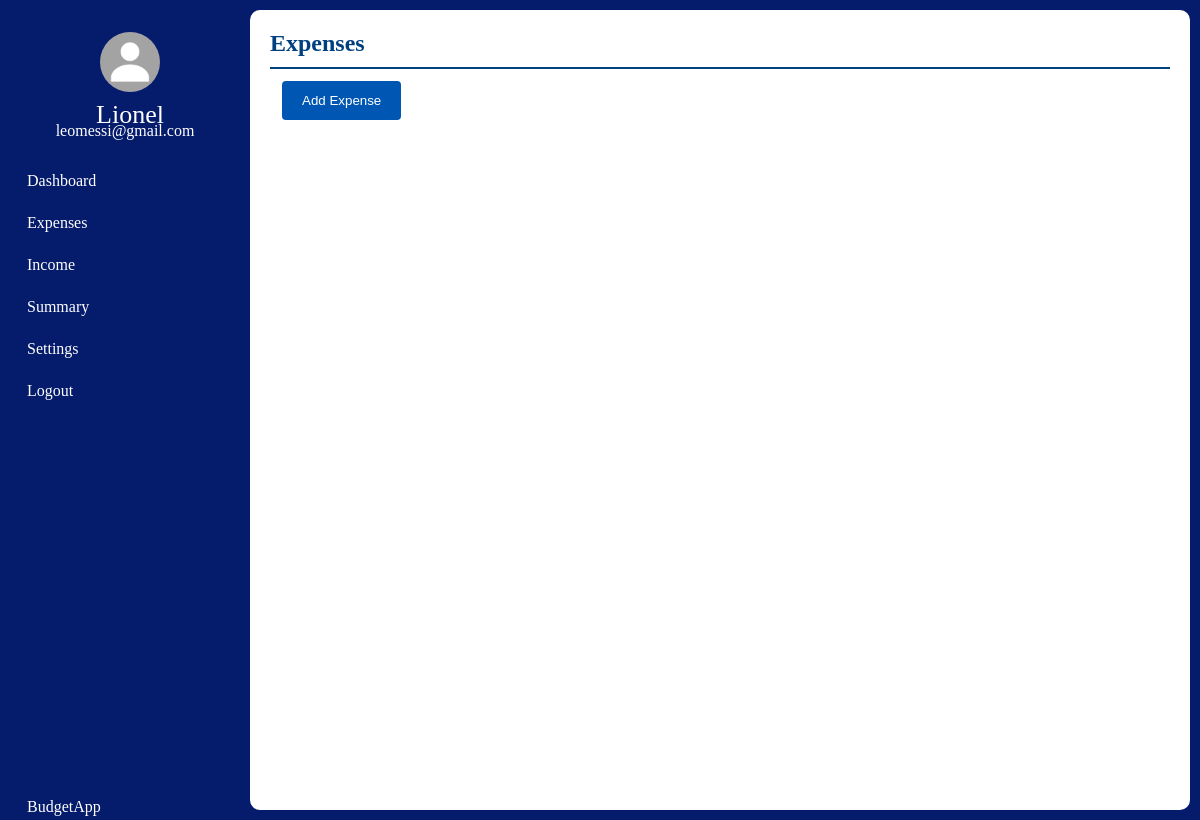
Before: /expenses/2 with the older database file.
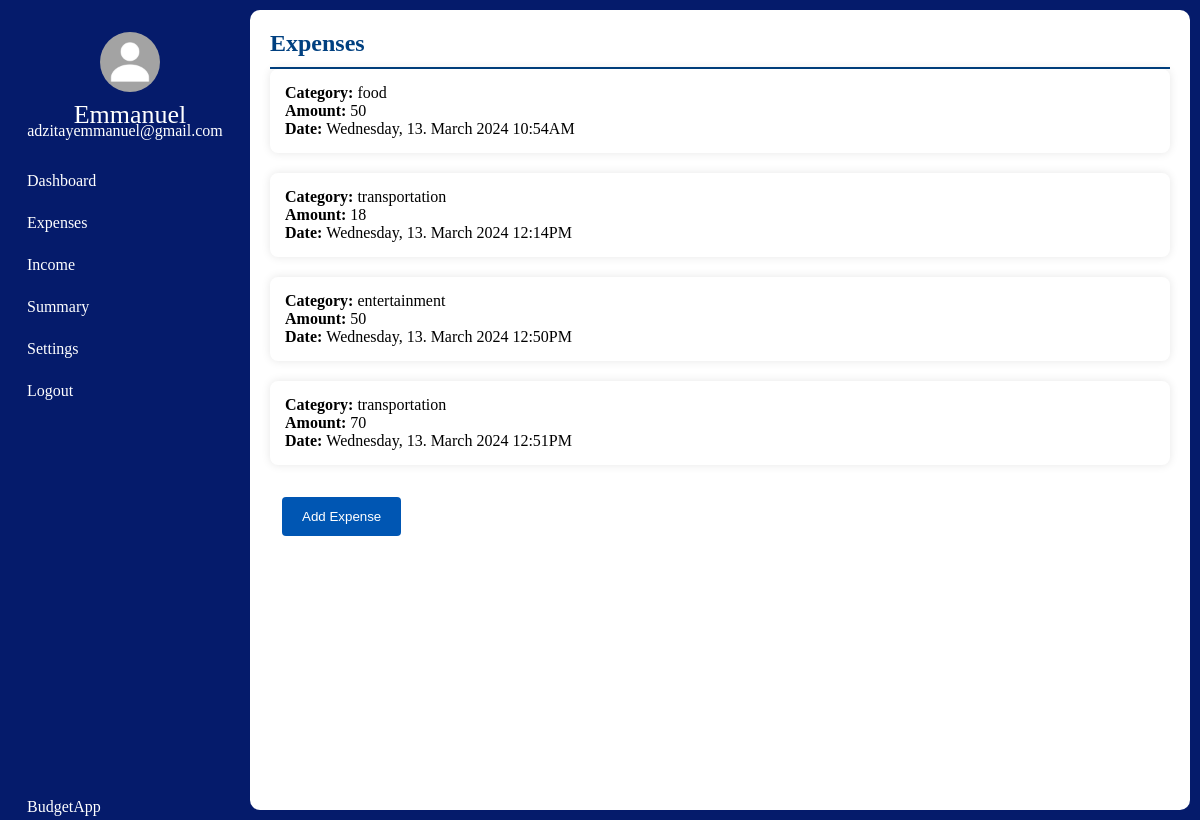
After: the same page with the newer database file.
### tables this page shows
CREATE TABLE User(
                id INTEGER PRIMARY KEY AUTOINCREMENT,
                User_First_Name TEXT NOT NULL,
                User_Last_Name TEXT NOT NULL,
                User_Email TEXT  UNIQUE NOT NULL,
                User_Password TEXT NOT NULL
                );

CREATE TABLE Expenses(
                id INTEGER PRIMARY KEY AUTOINCREMENT,
                Category TEXT NOT NULL,
                Expense INTEGER NOT NULL,
                Date TEXT NOT NULL,
                MonthAndYear TEXT NOT NULL,
                DayOfWeek TEXT NOT NULL,
                User_id INTEGER ,
                FOREIGN KEY (User_id) REFERENCES User (id)
                );

### app.py (the view)
@app.get("/expenses/<int:id>")
def expenses(id):
    db_connection = get_db()
    cursor = db_connection.cursor()
    cursor.execute("SELECT User_First_Name, User_Last_Name, User_Email FROM User WHERE id = ?", (id,))
    user_data = cursor.fetchone()
    first_name = user_data[0]
    user_email = user_data[2]
    entries = cursor.execute("SELECT User_First_Name,User_Email,Category, Expense, Date FROM Expenses JOIN User on Expenses.User_id == User.id WHERE User_id = ?", (id,))
    return render_template("expenses.html", id=id, entries=entries, first_name=first_name, user_email=user_email)

### app.py (called while the page is built)
def get_db():
    connection = sqlite3.connect(DATABASE)
    return connection

### templates/expenses.html (shortened to what this page needs)
<!DOCTYPE html>
<html lang="en">
<head>
    <link rel="stylesheet" href="{{ url_for('static', filename='css/expenses_style.css') }}">
</head>
<body>
  <nav class="nav-bar">
    <ul>
        <li>
            <a href="#" class="logo">
                <div class="user-profile">
                    <img src="{{ url_for('static', filename='images/MyPassportPicture.jpg') }}" alt=""/>
                    <span class="nav-item">
                    {{ first_name }}<br>
                    </span>
                    <span class="email">{{ user_email }}</span>
                </div>
            </a>
        </li>
        <li>
            <a href="/dashboard/{{id}}">
                <span class="nav-item menu">
                    Dashboard
                </span>
            </a>
        </li>
        <li>
            <a href="/expenses/{{id}}">
                <span class="nav-item active">
                    Expenses
                </span>
            </a>
        </li>
        <li>
            <a href="/income/{{id}}">
                <span class="nav-item menu">
                    Income
                </span>
            </a>
        </li>
        <li>
            <a href="/summary/{{id}}">
                <span class="nav-item menu">
                    Summary
                </span>
            </a>
        </li>
        <li>
            <a href="/settings/{{user_id}}">
                <span class="nav-item menu">
                    Settings
                </span>
            </a>
        </li>
        <li>
            <a href="{{ url_for('logout') }}">
                <span class="nav-item menu">
                    Logout
                </span>
            </a>
        </li>
        <li>
            <a href="/dashboard" class="applogo">
                <span class="nav-item">
                    BudgetApp
                </span>
            </a>
        </li>
    </ul>
</nav>
<section>
  <div class="white" id="add__section">
    <div class="title">
        <h2>Expenses</h2>
    </div>
    <ul>
      {% for entry in entries %}
      <li id="entries">
        <strong>Category: </strong>{{ entry[2] }} <br>
        <strong>Amount: </strong>{{ entry[3] }} <br>
        <strong>Date: </strong>{{ entry[4] }}</li>
        {% endfor %}
      </ul>
      <a href="/addexpenses/{{id}}">
        <div class="button-container">
          <button type="submit" class="custom-button">Add Expense</button>
        </div>
      </a>
    </div>
    </section>
</body>
</html>

### static/css/expenses_style.css (style rules this page uses)
* { margin: 0; padding: 0; outline: none; border: none; text-decoration: none; box-sizing: border-box; }
body { background-color: #051b6b; }
nav { position: fixed; top: 0; bottom: 0; height: 100%; left: 0; margin-top: 20px; }
.logo { text-align: center; display: flex; justify-content: center; }
.logo img { width: 60px; height: 60px; border-radius:50%; display: flex; justify-content:center; align-items: center; margin-left: 10px; }
.email { font-size: 16px; margin-left: 0; }
.user-profile { display: flex; flex-direction: column; font-size: 26px; justify-content: center; align-items: center; color: white; }
a { position: relative; color: white; font-size: 16px; display: block; width: 250px; padding: 12px; }
.nav-item { position: relative; top: 8px; margin-left: 20px; left: -5px; }
.applogo { position: fixed; bottom: 0; }
.white { margin: 10px 10px 10px 250px; border-radius: 10px; min-height: 100vh; background-color: #fff; padding: 20px; }
#entries { margin-bottom: 20px; border: 1px solid #bdd7ea; border: 20px; padding: 15px; border-radius: 8px; background-color: #fff; box-shadow: 0 0 10px rgba(0, 0, 0, 0.1); }
ul { list-style: none; padding: 0; }
button { background-color: #0056b3; color: #fff; padding: 12px 20px; border: none; border-radius: 4px; cursor: pointer; }
.title h2 { color: #004080; border-bottom: 2px solid #004080; padding-bottom: 10px; }

Changed rows visible on the page:
changed User: User_First_Name "Lionel" → "Emmanuel"; User_Email "leomessi@gmail.com" → "adzitayemmanuel@gmail.com"
now on this page (row edited): Expenses: Category "food", Expense "50", Date "Wednesday, 13. March 2024 10:54AM"
added Expenses: Category "transportation", Expense "18", Date "Wednesday, 13. March 2024 12:14PM"
added Expenses: Category "entertainment", Expense "50", Date "Wednesday, 13. March 2024 12:50PM"
added Expenses: Category "transportation", Expense "70", Date "Wednesday, 13. March 2024 12:51PM"
